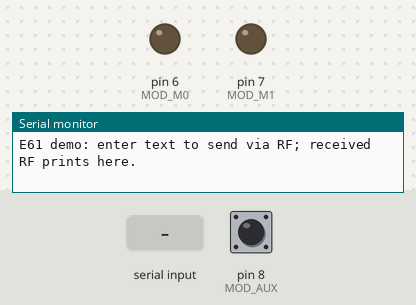
This sketch was run on a simulated Arduino Uno, built with avr-gcc and run on an emulated ATmega328P. Parts: output pins drawn as LEDs (lit = HIGH), the last lines printed to the serial monitor. The test bench sets the inputs (shaded band); at power-on: pin 8 (MOD_AUX) HIGH.

Above: at 1.2 s.
1.3 s: "r\n" received over Serial
2.8 s: "w\n" received over Serial
At 2.97 s:
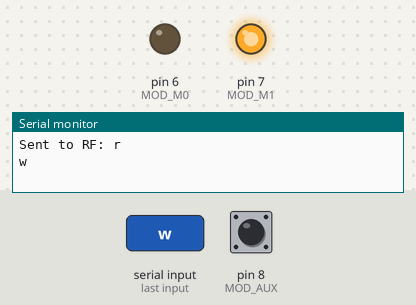
4.6 s: "r\n" received over the second serial link
6.1 s: "u\n" received over the second serial link
7.6 s: "u\n" received over Serial
At 8.4 s:
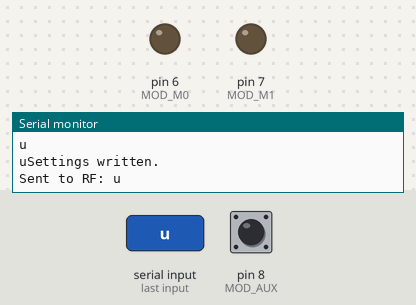
9.4 s: "1\n" received over the second serial link
Timing chart, 0 to 11.9 s (numbered marks = the images above; inputs shaded):
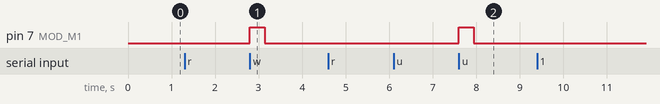

Measured:
- after the input at 2.8 s, pin 7 (MOD_M1): LOW → HIGH at once, → LOW 0.34 s later
- after the input at 7.6 s, pin 7 (MOD_M1): LOW → HIGH at once, → LOW 0.34 s later

The sketch:

sketch_nov20b.ino
```cpp
// E61-433T17D - simple Arduino UNO example (transparent serial)
// Assumes module powered at 3.3V and RX pin has level shifting from Arduino TX -> module RX.
// Uses SoftwareSerial so USB serial (Serial) remains available for monitor.

#include <SoftwareSerial.h>

const uint8_t MOD_M0 = 6;
const uint8_t MOD_M1 = 7;
const uint8_t MOD_AUX = 8;

// SoftwareSerial pins: RX is Arduino pin that reads module TX.
// TX is Arduino pin that writes to module RX (use level shifter / divider)
SoftwareSerial rfSerial(5, 4);  // rfSerial(RX, TX)

void setMode(uint8_t m1, uint8_t m0) {
  // m1, m0 are 0 or 1
  digitalWrite(MOD_M1, m1 ? HIGH : LOW);
  digitalWrite(MOD_M0, m0 ? HIGH : LOW);
  // Wait for AUX to indicate ready; datasheet suggests waiting for AUX HIGH then 2ms
  unsigned long start = millis();
  while (digitalRead(MOD_AUX) == LOW) {
    if (millis() - start > 1000) break;  // safety timeout
  }
  delay(5);
}

void enterNormalMode() {
  setMode(0, 0);  // Mode0: transparent / normal
}

void enterCommandMode() {
  // Mode2: M1=1, M0=0 is command mode (UART open, RF disabled)
  // Datasheet notes config happens on power-on or exiting sleep in some cases.
  setMode(1, 0);
  delay(50);
}

void setup() {
  Serial.begin(115200);
  pinMode(MOD_M0, OUTPUT);
  pinMode(MOD_M1, OUTPUT);
  pinMode(MOD_AUX, INPUT);

  // Start with normal mode
  digitalWrite(MOD_M0, LOW);
  digitalWrite(MOD_M1, LOW);
  delay(50);

  // Start RF serial at module's UART baud (match your module; default often 9600)
  rfSerial.begin(9600);  // set to module baud (check datasheet/config)
  Serial.println("E61 demo: enter text to send via RF; received RF prints here.");
  enterNormalMode();
}

void loop() {
  // Forward USB serial -> RF module (user types in Serial Monitor)
  if (Serial.available()) {
    String s = Serial.readStringUntil('\n');
    s += "\n";  // keep newline if you want
    rfSerial.print(s);
    Serial.print(F("Sent to RF: "));
    Serial.println(s);
  }

  // Forward RF -> USB Serial
  while (rfSerial.available()) {
    int c = rfSerial.read();
    Serial.write(c);
  }

  // Example: press 'r' in Serial Monitor to read module parameters (enter command mode)
  if (Serial.available()) {
    char ch = Serial.peek();
    if (ch == 'r') {
      Serial.read();  // consume

      Serial.println("Entering command mode...");
      enterCommandMode();
      delay(20);

      // READ PARAMETERS COMMAND = C1 C1 C1
      const byte readCmd[3] = { 0xC1, 0xC1, 0xC1 };
      Serial.println("Sending READ PARAMETERS command...");
      sendCommand(readCmd, 3);

      Serial.println("Returning to normal mode...");
      enterNormalMode();
    }
    if (ch == 'w') {
      Serial.print("w");
      writeSettings2();
    }
    if (ch == 'u') {
      Serial.print("u");
      writeSettings();
    }
  }
}

void sendCommand(const byte *cmd, uint8_t len) {
  // Send command bytes
  rfSerial.write(cmd, len);

  // Wait a bit for module to reply
  delay(150);

  // Print reply in hex
  Serial.print("Reply: ");
  while (rfSerial.available()) {
    byte b = rfSerial.read();
    Serial.print("0x");
    if (b < 0x10) Serial.print("0");
    Serial.print(b, HEX);
    Serial.print(" ");
  }
  Serial.println();
}

void writeSettings() {
  enterCommandMode();
  delay(80);

  // C0 00 00 1B 50 01
  uint8_t cmd[] = { 0xC0, 0x00, 0x00, 0x18, 0x50, 0x50 };
  rfSerial.write(cmd, sizeof(cmd));

  delay(200);
  enterNormalMode();
  Serial.println("Settings written.");
}

void writeSettings2() {
  enterCommandMode();
  delay(80);

  // C0 00 00 1B 50 01
  uint8_t cmd[] = { 0xC0, 0x00, 0x00, 0x1B, 0x50, 0x01 };
  rfSerial.write(cmd, sizeof(cmd));

  delay(200);
  enterNormalMode();
  Serial.println("Settings written.");
}
```
